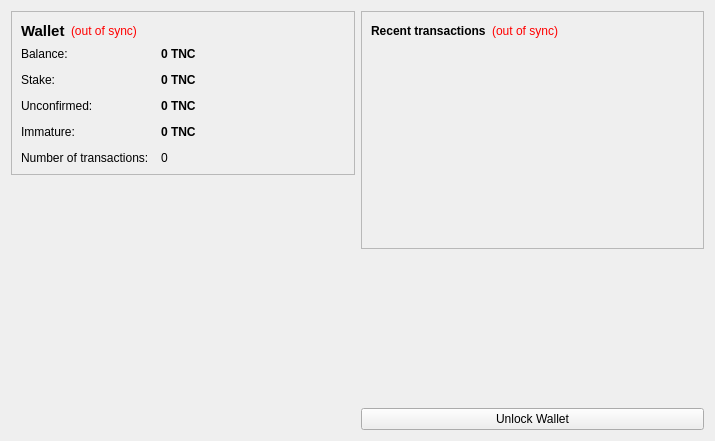
<?xml version="1.0" encoding="UTF-8"?>
<ui version="4.0">
 <class>OverviewPage</class>
 <widget class="QWidget" name="OverviewPage">
  <property name="geometry">
   <rect>
    <x>0</x>
    <y>0</y>
    <width>715</width>
    <height>441</height>
   </rect>
  </property>
  <property name="windowTitle">
   <string>Form</string>
  </property>
  <layout class="QHBoxLayout" name="horizontalLayout" stretch="1,1">
   <item>
    <layout class="QVBoxLayout" name="verticalLayout_2">
     <item>
      <widget class="QFrame" name="frame">
       <property name="frameShape">
        <enum>QFrame::StyledPanel</enum>
       </property>
       <property name="frameShadow">
        <enum>QFrame::Raised</enum>
       </property>
       <layout class="QVBoxLayout" name="verticalLayout_4">
        <item>
         <layout class="QHBoxLayout" name="horizontalLayout_4">
          <item>
           <widget class="QLabel" name="label_5">
            <property name="font">
             <font>
              <pointsize>11</pointsize>
              <weight>75</weight>
              <bold>true</bold>
             </font>
            </property>
            <property name="text">
             <string>Wallet</string>
            </property>
           </widget>
          </item>
          <item>
           <widget class="QLabel" name="labelWalletStatus">
            <property name="toolTip">
             <string>The displayed information may be out of date. Your wallet automatically synchronizes with the Tianniucoin network after a connection is established, but this process has not completed yet.</string>
            </property>
            <property name="styleSheet">
             <string notr="true">QLabel { color: red; }</string>
            </property>
            <property name="text">
             <string notr="true">(out of sync)</string>
            </property>
            <property name="alignment">
             <set>Qt::AlignLeading|Qt::AlignLeft|Qt::AlignVCenter</set>
            </property>
           </widget>
          </item>
          <item>
           <spacer name="horizontalSpacer_2">
            <property name="orientation">
             <enum>Qt::Horizontal</enum>
            </property>
            <property name="sizeHint" stdset="0">
             <size>
              <width>40</width>
              <height>20</height>
             </size>
            </property>
           </spacer>
          </item>
         </layout>
        </item>
        <item>
         <layout class="QFormLayout" name="formLayout_2">
          <property name="fieldGrowthPolicy">
           <enum>QFormLayout::AllNonFixedFieldsGrow</enum>
          </property>
          <property name="horizontalSpacing">
           <number>12</number>
          </property>
          <property name="verticalSpacing">
           <number>12</number>
          </property>
          <item row="0" column="0">
           <widget class="QLabel" name="label">
            <property name="text">
             <string>Balance:</string>
            </property>
           </widget>
          </item>
          <item row="0" column="1">
           <widget class="QLabel" name="labelBalance">
            <property name="font">
             <font>
              <weight>75</weight>
              <bold>true</bold>
             </font>
            </property>
            <property name="cursor">
             <cursorShape>IBeamCursor</cursorShape>
            </property>
            <property name="toolTip">
             <string>Your current balance</string>
            </property>
            <property name="text">
             <string notr="true">0 TNC</string>
            </property>
            <property name="textInteractionFlags">
             <set>Qt::LinksAccessibleByMouse|Qt::TextSelectableByKeyboard|Qt::TextSelectableByMouse</set>
            </property>
           </widget>
          </item>
          <item row="1" column="0">
           <widget class="QLabel" name="label_6">
            <property name="text">
             <string>Stake:</string>
            </property>
           </widget>
          </item>
          <item row="1" column="1">
           <widget class="QLabel" name="labelStake">
            <property name="font">
             <font>
              <weight>75</weight>
              <bold>true</bold>
             </font>
            </property>
            <property name="cursor">
             <cursorShape>IBeamCursor</cursorShape>
            </property>
            <property name="toolTip">
             <string>Total of coins that was staked, and do not yet count toward the current balance</string>
            </property>
            <property name="text">
             <string notr="true">0 TNC</string>
            </property>
            <property name="textInteractionFlags">
             <set>Qt::LinksAccessibleByMouse|Qt::TextSelectableByKeyboard|Qt::TextSelectableByMouse</set>
            </property>
           </widget>
          </item>
          <item row="2" column="0">
           <widget class="QLabel" name="label_3">
            <property name="text">
             <string>Unconfirmed:</string>
            </property>
           </widget>
          </item>
          <item row="2" column="1">
           <widget class="QLabel" name="labelUnconfirmed">
            <property name="font">
             <font>
              <weight>75</weight>
              <bold>true</bold>
             </font>
            </property>
            <property name="cursor">
             <cursorShape>IBeamCursor</cursorShape>
            </property>
            <property name="toolTip">
             <string>Total of transactions that have yet to be confirmed, and do not yet count toward the current balance</string>
            </property>
            <property name="text">
             <string notr="true">0 TNC</string>
            </property>
            <property name="textInteractionFlags">
             <set>Qt::LinksAccessibleByMouse|Qt::TextSelectableByKeyboard|Qt::TextSelectableByMouse</set>
            </property>
           </widget>
          </item>
          <item row="3" column="0">
           <widget class="QLabel" name="labelImmatureText">
            <property name="text">
             <string>Immature:</string>
            </property>
           </widget>
          </item>
          <item row="3" column="1">
           <widget class="QLabel" name="labelImmature">
            <property name="font">
             <font>
              <weight>75</weight>
              <bold>true</bold>
             </font>
            </property>
            <property name="toolTip">
             <string>Mined balance that has not yet matured</string>
            </property>
            <property name="text">
             <string notr="true">0 TNC</string>
            </property>
            <property name="textInteractionFlags">
             <set>Qt::LinksAccessibleByMouse|Qt::TextSelectableByKeyboard|Qt::TextSelectableByMouse</set>
            </property>
           </widget>
          </item>
          <item row="4" column="0">
           <widget class="QLabel" name="label_2">
            <property name="text">
             <string>Number of transactions:</string>
            </property>
           </widget>
          </item>
          <item row="4" column="1">
           <widget class="QLabel" name="labelNumTransactions">
            <property name="toolTip">
             <string>Total number of transactions in wallet</string>
            </property>
            <property name="text">
             <string notr="true">0</string>
            </property>
           </widget>
          </item>
         </layout>
        </item>
       </layout>
      </widget>
     </item>
     <item>
      <spacer name="verticalSpacer">
       <property name="orientation">
        <enum>Qt::Vertical</enum>
       </property>
       <property name="sizeHint" stdset="0">
        <size>
         <width>20</width>
         <height>40</height>
        </size>
       </property>
      </spacer>
     </item>
	 <item>
      <widget class="QLabel" name="label_6">
       <property name="text">
        <string/>
       </property>
       <property name="pixmap">
        <pixmap resource="../bitcoin.qrc">:/images/backg</pixmap>
       </property>
       <property name="scaledContents">
        <bool>false</bool>
       </property>
       <property name="alignment">
        <set>Qt::AlignCenter</set>
       </property>
       <property name="margin">
        <number>-2</number>
       </property>
      </widget>
     </item>
    </layout>
   </item>
   <item>
    <layout class="QVBoxLayout" name="verticalLayout_3">
     <item>
      <widget class="QFrame" name="frame_2">
       <property name="frameShape">
        <enum>QFrame::StyledPanel</enum>
       </property>
       <property name="frameShadow">
        <enum>QFrame::Raised</enum>
       </property>
       <layout class="QVBoxLayout" name="verticalLayout">
        <item>
         <layout class="QHBoxLayout" name="horizontalLayout_2">
          <item>
           <widget class="QLabel" name="label_4">
            <property name="text">
             <string>&lt;b&gt;Recent transactions&lt;/b&gt;</string>
            </property>
           </widget>
          </item>
          <item>
           <widget class="QLabel" name="labelTransactionsStatus">
            <property name="toolTip">
             <string>The displayed information may be out of date. Your wallet automatically synchronizes with the Tianniucoin network after a connection is established, but this process has not completed yet.</string>
            </property>
            <property name="styleSheet">
             <string notr="true">QLabel { color: red; }</string>
            </property>
            <property name="text">
             <string notr="true">(out of sync)</string>
            </property>
            <property name="alignment">
             <set>Qt::AlignRight|Qt::AlignTrailing|Qt::AlignVCenter</set>
            </property>
           </widget>
          </item>
          <item>
           <spacer name="horizontalSpacer">
            <property name="orientation">
             <enum>Qt::Horizontal</enum>
            </property>
            <property name="sizeHint" stdset="0">
             <size>
              <width>40</width>
              <height>20</height>
             </size>
            </property>
           </spacer>
          </item>
         </layout>
        </item>
        <item>
         <widget class="QListView" name="listTransactions">
          <property name="styleSheet">
           <string notr="true">QListView { background: transparent; }</string>
          </property>
          <property name="frameShape">
           <enum>QFrame::NoFrame</enum>
          </property>
          <property name="verticalScrollBarPolicy">
           <enum>Qt::ScrollBarAlwaysOff</enum>
          </property>
          <property name="horizontalScrollBarPolicy">
           <enum>Qt::ScrollBarAlwaysOff</enum>
          </property>
          <property name="selectionMode">
           <enum>QAbstractItemView::NoSelection</enum>
          </property>
         </widget>
        </item>
       </layout>
      </widget>
     </item>
     <item>
      <spacer name="verticalSpacer_2">
       <property name="orientation">
        <enum>Qt::Vertical</enum>
       </property>
       <property name="sizeHint" stdset="0">
        <size>
         <width>20</width>
         <height>40</height>
        </size>
       </property>
      </spacer>
     </item>
     <item>
      <widget class="QPushButton" name="unlockWalletButton">
       <property name="text">
        <string>Unlock Wallet</string>
       </property>
      </widget>
     </item>
    </layout>
   </item>
  </layout>
 </widget>
 <resources>
  <include location="../bitcoin.qrc"/>
 </resources>
 <connections/>
</ui>
